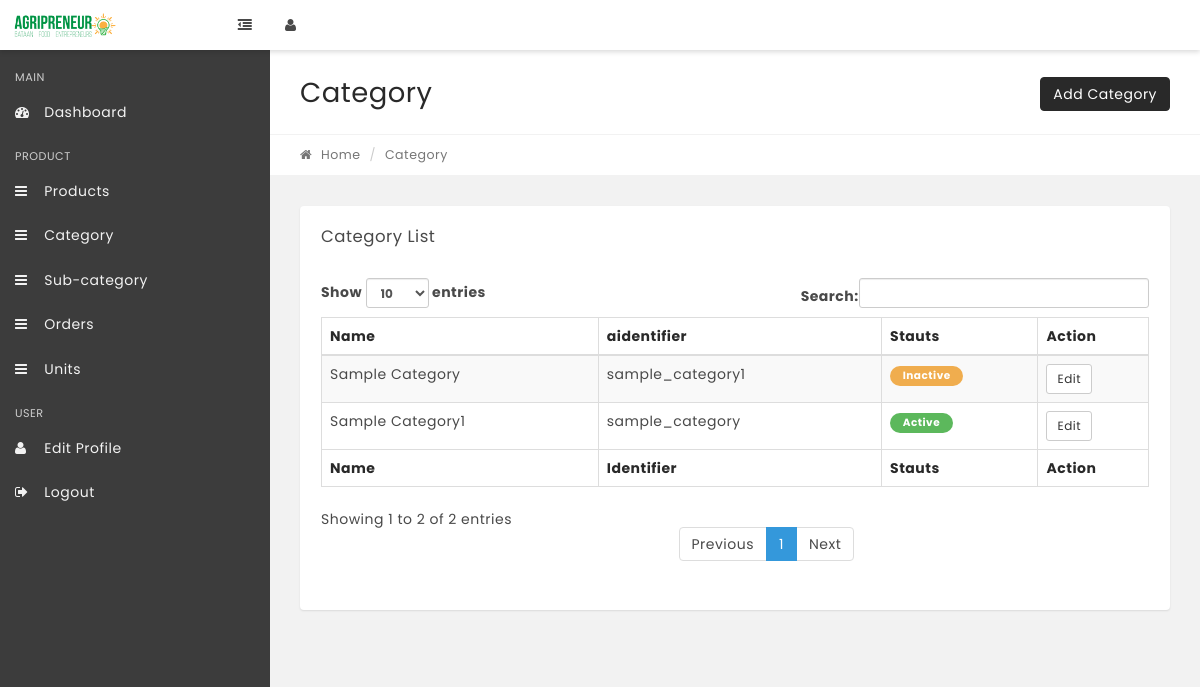
/index.php/admin/category, run on an earlier commit of the app's database.
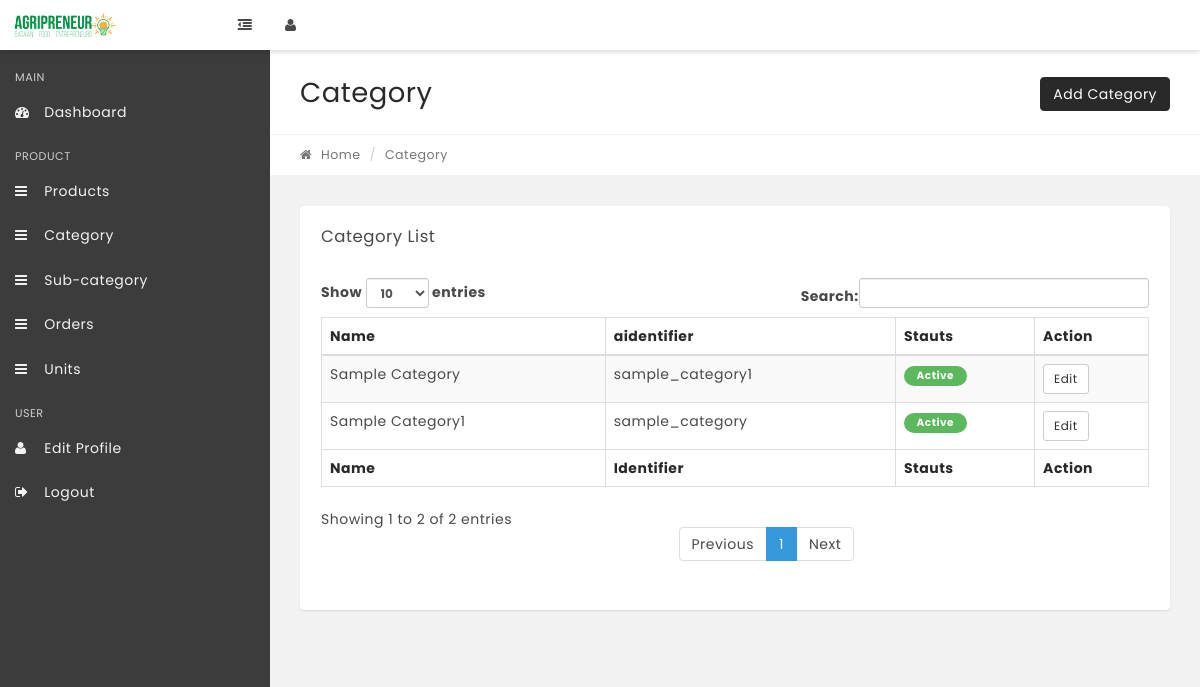
And on a later commit of the database.
### tables this page shows
CREATE TABLE `tbl_category` (
  `category_id` int(11) NOT NULL,
  `category_name` varchar(255) NOT NULL,
  `category_identifier` varchar(255) NOT NULL,
  `category_status` int(11) NOT NULL,
  `timestamp_created` timestamp NOT NULL DEFAULT CURRENT_TIMESTAMP,
  `timestamp_update` timestamp NOT NULL DEFAULT '0000-00-00 00:00:00' ON UPDATE CURRENT_TIMESTAMP
);

### application/libraries/Template.php (called while the page is built, shortened)
<?php
class Template {
    var $use_template = '';
    var $use_template_file = '';
    var $template_data = array();
	var $CI;
	function __construct(){
		$this->CI =& get_instance();
	}
	function set_title($title){
		$this->template_data['title'] = $title;
	}
	function set_additional_css($css_set){
        $this->template_data['additional_css'] = $css_set;
    }
    function set_additional_js($js_set){
        $this->template_data['add_js'] = $js_set;
    }
    public function set_template($name,$file="template"){
        $this->use_template = $name;
        $this->use_template_file = $file;
    }
    public function load_sub($key,$value){
        if(is_array($key)){
            $this->template_data = $key;
        }else{
            $this->template_data[$key] = $value;
        }
    }
    public function load($path){
        $content = $this->CI->load->view($path,$this->template_data,true);
        $this->template_data["content"] = $content;
        $template_path = $this->use_template . "/" . $this->use_template_file;
        $this->CI->load->view("templates/".$template_path,$this->template_data);
    }
	public function extra_js($extra_js){
		$this->template_data['extra_js']  = $extra_js;
	}
}

### application/controllers/Admin.php (called while the page is built, shortened)
<?php
class Admin extends CI_Controller {
    function __construct(){
        $styles = array(
		);
		$js = array(
            'assets/user/js/login.js',
            'assets/user/js/user.js',
            'assets/user/js/admin.js',
		);
		$this->template->set_additional_css($styles);
		$this->template->set_additional_js($js);
        $this->template->set_title('Admin - Dashboard');
        $this->template->set_template('admin');
    }
    function category()
    {
        $extra_js = '
            $("#category").DataTable();
		';
        $this->template->load_sub('user', $this->user_model->get_user_data($this->session->userdata('id')));
        $this->template->extra_js($extra_js);
        $this->template->load_sub('categories', $this->category_model->get_category_data());
        $this->template->load('admin/category');
    }
}

### index.php (called while the page is built, shortened)
<?php
require_once BASEPATH.'core/CodeIgniter.php';

### application/models/Category_model.php (called while the page is built, shortened)
<?php
class Category_model extends CI_Model {
    function get_category_data()
    {
        $this->db->select('*');
        $this->db->from('tbl_category');
        $query = $this->db->get();
        if($query->num_rows()){
			return $query->result();
		}
		return [];
    }
}

### application/views/admin/category.php (the view, shortened to what the changed rows need)
<div class="row page-title-div">
    <div class="col-sm-6">
        <h2 class="title">Category</h2>
    </div>
</div>
<section class="section">
    <div class="container-fluid">
        <div class="row">
            <div class="col-md-12">
                <div class="panel">
                    <div class="panel-body p-20">
                        <table id="category" class="display table table-striped table-bordered" cellspacing="0" width="100%">
                            <thead>
                                <tr>
                                    <th>Name</th>
                                    <th>aidentifier</th>
                                    <th>Stauts</th>
                                    <th>Action</th>
                                </tr>
                            </thead>
                            <tfoot>
                                <tr>
                                    <th>Name</th>
                                    <th>Identifier</th>
                                    <th>Stauts</th>
                                    <th>Action</th>
                                </tr>
                            </tfoot>
                            <tbody>
                                <?php
                                    foreach ($categories as $category) {
                                        ?>
                                        <tr>
                                            <td><?php echo $category->category_name;?></td>
                                            <td><?php echo $category->category_identifier;?></td>
                                            <td>
                                                <?php
                                                    if ($category->category_status == '1') {
                                                        ?>
                                                            <span class="label label-success label-rounded">Active</span>
                                                        <?php
                                                    }else {
                                                        ?>
                                                            <span class="label label-warning label-rounded">Inactive</span>
                                                        <?php
                                                    }
                                                ?>
                                            </td>
                                            <td>
                                                    <a href="<?php echo base_url(); ?>admin/category/edit/<?php echo $category->category_id;?>" class="btn btn-default btn-sm">Edit</a>
                                            </td>
                                        </tr>
                                        <?php
                                    }
                                ?>
                            </tbody>
                        </table>
                    </div>
                </div>
            </div>
        </div>
    </div>
</div>

What changed in the data, as far as the page shows it:
changed tbl_category "Sample Category": category_status "Inactive" → "Active"
